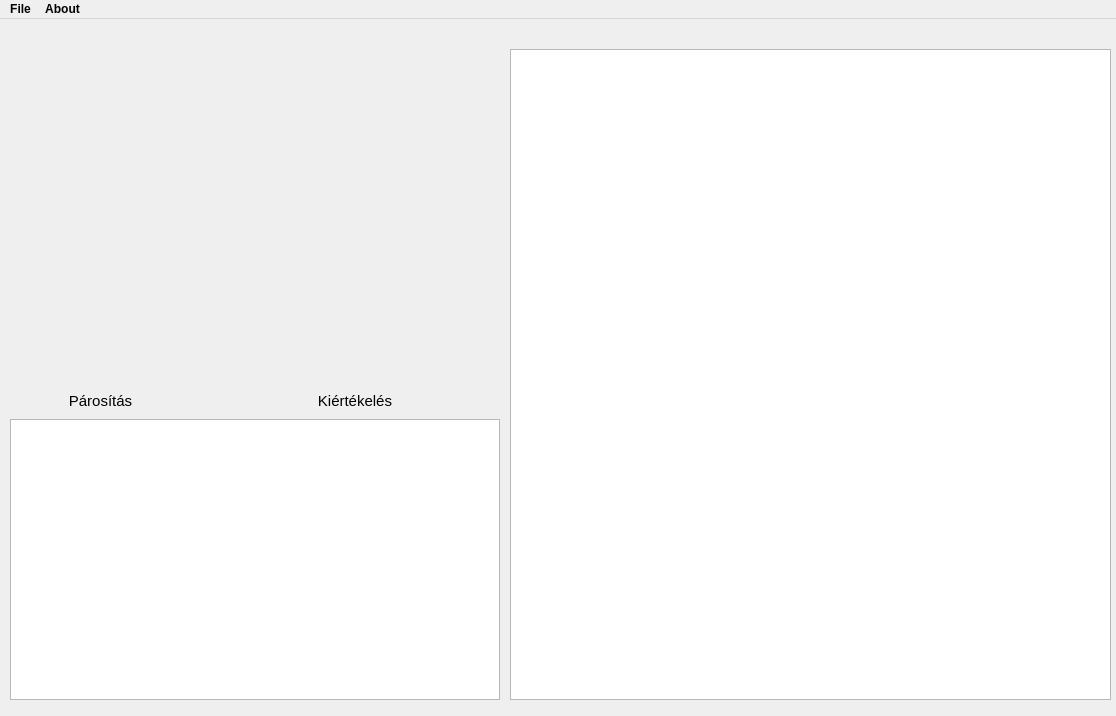
<?xml version="1.0" encoding="UTF-8"?>
<ui version="4.0">
 <class>MainWindow</class>
 <widget class="QMainWindow" name="MainWindow">
  <property name="geometry">
   <rect>
    <x>0</x>
    <y>0</y>
    <width>1116</width>
    <height>716</height>
   </rect>
  </property>
  <property name="maximumSize">
   <size>
    <width>1116</width>
    <height>716</height>
   </size>
  </property>
  <property name="windowTitle">
   <string>MirrorMatch</string>
  </property>
  <property name="autoFillBackground">
   <bool>false</bool>
  </property>
  <property name="styleSheet">
   <string notr="true">background-image: url(:/images/images/assets/bg.jpg);</string>
  </property>
  <widget class="QWidget" name="centralwidget">
   <widget class="QTextEdit" name="namelist">
    <property name="geometry">
     <rect>
      <x>10</x>
      <y>30</y>
      <width>181</width>
      <height>331</height>
     </rect>
    </property>
    <property name="palette">
     <palette>
      <active>
       <colorrole role="Text">
        <brush brushstyle="SolidPattern">
         <color alpha="255">
          <red>61</red>
          <green>170</green>
          <blue>74</blue>
         </color>
        </brush>
       </colorrole>
       <colorrole role="Base">
        <brush brushstyle="NoBrush">
         <color alpha="255">
          <red>0</red>
          <green>0</green>
          <blue>0</blue>
         </color>
        </brush>
       </colorrole>
      </active>
      <inactive>
       <colorrole role="Text">
        <brush brushstyle="SolidPattern">
         <color alpha="255">
          <red>61</red>
          <green>170</green>
          <blue>74</blue>
         </color>
        </brush>
       </colorrole>
       <colorrole role="Base">
        <brush brushstyle="NoBrush">
         <color alpha="255">
          <red>0</red>
          <green>0</green>
          <blue>0</blue>
         </color>
        </brush>
       </colorrole>
      </inactive>
      <disabled>
       <colorrole role="Text">
        <brush brushstyle="SolidPattern">
         <color alpha="255">
          <red>120</red>
          <green>120</green>
          <blue>120</blue>
         </color>
        </brush>
       </colorrole>
       <colorrole role="Base">
        <brush brushstyle="NoBrush">
         <color alpha="255">
          <red>0</red>
          <green>0</green>
          <blue>0</blue>
         </color>
        </brush>
       </colorrole>
      </disabled>
     </palette>
    </property>
    <property name="styleSheet">
     <string notr="true">background-image: url(:/images/images/assets/text_box.png);
font: 12pt &quot;MS Shell Dlg 2&quot;;</string>
    </property>
    <property name="frameShape">
     <enum>QFrame::NoFrame</enum>
    </property>
   </widget>
   <widget class="QPushButton" name="sorsolas_button">
    <property name="geometry">
     <rect>
      <x>10</x>
      <y>370</y>
      <width>181</width>
      <height>23</height>
     </rect>
    </property>
    <property name="palette">
     <palette>
      <active/>
      <inactive/>
      <disabled/>
     </palette>
    </property>
    <property name="font">
     <font>
      <pointsize>11</pointsize>
     </font>
    </property>
    <property name="styleSheet">
     <string notr="true"/>
    </property>
    <property name="text">
     <string>Párosítás</string>
    </property>
    <property name="flat">
     <bool>true</bool>
    </property>
   </widget>
   <widget class="QTextBrowser" name="namelist_pairs">
    <property name="geometry">
     <rect>
      <x>210</x>
      <y>30</y>
      <width>290</width>
      <height>331</height>
     </rect>
    </property>
    <property name="palette">
     <palette>
      <active>
       <colorrole role="Text">
        <brush brushstyle="SolidPattern">
         <color alpha="255">
          <red>61</red>
          <green>170</green>
          <blue>74</blue>
         </color>
        </brush>
       </colorrole>
       <colorrole role="Base">
        <brush brushstyle="NoBrush">
         <color alpha="255">
          <red>0</red>
          <green>0</green>
          <blue>0</blue>
         </color>
        </brush>
       </colorrole>
      </active>
      <inactive>
       <colorrole role="Text">
        <brush brushstyle="SolidPattern">
         <color alpha="255">
          <red>61</red>
          <green>170</green>
          <blue>74</blue>
         </color>
        </brush>
       </colorrole>
       <colorrole role="Base">
        <brush brushstyle="NoBrush">
         <color alpha="255">
          <red>0</red>
          <green>0</green>
          <blue>0</blue>
         </color>
        </brush>
       </colorrole>
      </inactive>
      <disabled>
       <colorrole role="Text">
        <brush brushstyle="SolidPattern">
         <color alpha="255">
          <red>120</red>
          <green>120</green>
          <blue>120</blue>
         </color>
        </brush>
       </colorrole>
       <colorrole role="Base">
        <brush brushstyle="NoBrush">
         <color alpha="255">
          <red>0</red>
          <green>0</green>
          <blue>0</blue>
         </color>
        </brush>
       </colorrole>
      </disabled>
     </palette>
    </property>
    <property name="font">
     <font>
      <pointsize>12</pointsize>
     </font>
    </property>
    <property name="styleSheet">
     <string notr="true">background-image: url(:/images/images/assets/text_box.png);</string>
    </property>
    <property name="frameShape">
     <enum>QFrame::NoFrame</enum>
    </property>
   </widget>
   <widget class="QTableWidget" name="tablazat">
    <property name="geometry">
     <rect>
      <x>510</x>
      <y>30</y>
      <width>601</width>
      <height>651</height>
     </rect>
    </property>
    <property name="styleSheet">
     <string notr="true">background-image: url(:/images/images/assets/text_box.png);</string>
    </property>
   </widget>
   <widget class="QPushButton" name="kiertekeles_button">
    <property name="geometry">
     <rect>
      <x>210</x>
      <y>370</y>
      <width>290</width>
      <height>23</height>
     </rect>
    </property>
    <property name="palette">
     <palette>
      <active/>
      <inactive/>
      <disabled/>
     </palette>
    </property>
    <property name="font">
     <font>
      <pointsize>11</pointsize>
     </font>
    </property>
    <property name="styleSheet">
     <string notr="true"/>
    </property>
    <property name="text">
     <string>Kiértékelés</string>
    </property>
    <property name="flat">
     <bool>true</bool>
    </property>
   </widget>
   <widget class="QTableWidget" name="tablazat_2">
    <property name="geometry">
     <rect>
      <x>10</x>
      <y>400</y>
      <width>490</width>
      <height>281</height>
     </rect>
    </property>
    <property name="styleSheet">
     <string notr="true">background-image: url(:/images/images/assets/text_box.png);</string>
    </property>
   </widget>
  </widget>
  <widget class="QMenuBar" name="menubar">
   <property name="enabled">
    <bool>true</bool>
   </property>
   <property name="geometry">
    <rect>
     <x>0</x>
     <y>0</y>
     <width>1116</width>
     <height>21</height>
    </rect>
   </property>
   <property name="font">
    <font>
     <weight>75</weight>
     <bold>true</bold>
     <kerning>true</kerning>
    </font>
   </property>
   <property name="autoFillBackground">
    <bool>false</bool>
   </property>
   <property name="styleSheet">
    <string notr="true"/>
   </property>
   <property name="defaultUp">
    <bool>false</bool>
   </property>
   <property name="nativeMenuBar">
    <bool>true</bool>
   </property>
   <widget class="QMenu" name="menuFile">
    <property name="styleSheet">
     <string notr="true"/>
    </property>
    <property name="title">
     <string>File</string>
    </property>
    <addaction name="separator"/>
    <addaction name="pontszamok_mentese"/>
    <addaction name="separator"/>
    <addaction name="kilepes"/>
    <addaction name="separator"/>
   </widget>
   <widget class="QMenu" name="menuAbout">
    <property name="palette">
     <palette>
      <active>
       <colorrole role="WindowText">
        <brush brushstyle="SolidPattern">
         <color alpha="255">
          <red>85</red>
          <green>255</green>
          <blue>127</blue>
         </color>
        </brush>
       </colorrole>
       <colorrole role="Button">
        <brush brushstyle="SolidPattern">
         <color alpha="255">
          <red>120</red>
          <green>170</green>
          <blue>97</blue>
         </color>
        </brush>
       </colorrole>
       <colorrole role="Text">
        <brush brushstyle="SolidPattern">
         <color alpha="255">
          <red>85</red>
          <green>255</green>
          <blue>127</blue>
         </color>
        </brush>
       </colorrole>
       <colorrole role="ButtonText">
        <brush brushstyle="SolidPattern">
         <color alpha="255">
          <red>85</red>
          <green>255</green>
          <blue>127</blue>
         </color>
        </brush>
       </colorrole>
       <colorrole role="Base">
        <brush brushstyle="SolidPattern">
         <color alpha="255">
          <red>120</red>
          <green>170</green>
          <blue>97</blue>
         </color>
        </brush>
       </colorrole>
       <colorrole role="Window">
        <brush brushstyle="SolidPattern">
         <color alpha="255">
          <red>120</red>
          <green>170</green>
          <blue>97</blue>
         </color>
        </brush>
       </colorrole>
       <colorrole role="Highlight">
        <brush brushstyle="SolidPattern">
         <color alpha="255">
          <red>73</red>
          <green>150</green>
          <blue>112</blue>
         </color>
        </brush>
       </colorrole>
       <colorrole role="HighlightedText">
        <brush brushstyle="SolidPattern">
         <color alpha="255">
          <red>0</red>
          <green>0</green>
          <blue>0</blue>
         </color>
        </brush>
       </colorrole>
       <colorrole role="AlternateBase">
        <brush brushstyle="SolidPattern">
         <color alpha="255">
          <red>85</red>
          <green>170</green>
          <blue>127</blue>
         </color>
        </brush>
       </colorrole>
      </active>
      <inactive>
       <colorrole role="WindowText">
        <brush brushstyle="SolidPattern">
         <color alpha="255">
          <red>85</red>
          <green>255</green>
          <blue>127</blue>
         </color>
        </brush>
       </colorrole>
       <colorrole role="Button">
        <brush brushstyle="SolidPattern">
         <color alpha="255">
          <red>120</red>
          <green>170</green>
          <blue>97</blue>
         </color>
        </brush>
       </colorrole>
       <colorrole role="Text">
        <brush brushstyle="SolidPattern">
         <color alpha="255">
          <red>85</red>
          <green>255</green>
          <blue>127</blue>
         </color>
        </brush>
       </colorrole>
       <colorrole role="ButtonText">
        <brush brushstyle="SolidPattern">
         <color alpha="255">
          <red>85</red>
          <green>255</green>
          <blue>127</blue>
         </color>
        </brush>
       </colorrole>
       <colorrole role="Base">
        <brush brushstyle="SolidPattern">
         <color alpha="255">
          <red>120</red>
          <green>170</green>
          <blue>97</blue>
         </color>
        </brush>
       </colorrole>
       <colorrole role="Window">
        <brush brushstyle="SolidPattern">
         <color alpha="255">
          <red>120</red>
          <green>170</green>
          <blue>97</blue>
         </color>
        </brush>
       </colorrole>
       <colorrole role="Highlight">
        <brush brushstyle="SolidPattern">
         <color alpha="255">
          <red>73</red>
          <green>150</green>
          <blue>112</blue>
         </color>
        </brush>
       </colorrole>
       <colorrole role="HighlightedText">
        <brush brushstyle="SolidPattern">
         <color alpha="255">
          <red>0</red>
          <green>0</green>
          <blue>0</blue>
         </color>
        </brush>
       </colorrole>
       <colorrole role="AlternateBase">
        <brush brushstyle="SolidPattern">
         <color alpha="255">
          <red>85</red>
          <green>170</green>
          <blue>127</blue>
         </color>
        </brush>
       </colorrole>
      </inactive>
      <disabled>
       <colorrole role="WindowText">
        <brush brushstyle="SolidPattern">
         <color alpha="255">
          <red>85</red>
          <green>255</green>
          <blue>127</blue>
         </color>
        </brush>
       </colorrole>
       <colorrole role="Button">
        <brush brushstyle="SolidPattern">
         <color alpha="255">
          <red>120</red>
          <green>170</green>
          <blue>97</blue>
         </color>
        </brush>
       </colorrole>
       <colorrole role="Text">
        <brush brushstyle="SolidPattern">
         <color alpha="255">
          <red>85</red>
          <green>255</green>
          <blue>127</blue>
         </color>
        </brush>
       </colorrole>
       <colorrole role="ButtonText">
        <brush brushstyle="SolidPattern">
         <color alpha="255">
          <red>85</red>
          <green>255</green>
          <blue>127</blue>
         </color>
        </brush>
       </colorrole>
       <colorrole role="Base">
        <brush brushstyle="SolidPattern">
         <color alpha="255">
          <red>120</red>
          <green>170</green>
          <blue>97</blue>
         </color>
        </brush>
       </colorrole>
       <colorrole role="Window">
        <brush brushstyle="SolidPattern">
         <color alpha="255">
          <red>120</red>
          <green>170</green>
          <blue>97</blue>
         </color>
        </brush>
       </colorrole>
       <colorrole role="Highlight">
        <brush brushstyle="SolidPattern">
         <color alpha="255">
          <red>73</red>
          <green>150</green>
          <blue>112</blue>
         </color>
        </brush>
       </colorrole>
       <colorrole role="HighlightedText">
        <brush brushstyle="SolidPattern">
         <color alpha="255">
          <red>0</red>
          <green>0</green>
          <blue>0</blue>
         </color>
        </brush>
       </colorrole>
       <colorrole role="AlternateBase">
        <brush brushstyle="SolidPattern">
         <color alpha="255">
          <red>85</red>
          <green>170</green>
          <blue>127</blue>
         </color>
        </brush>
       </colorrole>
      </disabled>
     </palette>
    </property>
    <property name="title">
     <string>About</string>
    </property>
    <addaction name="separator"/>
    <addaction name="otkutyalink"/>
    <addaction name="separator"/>
    <addaction name="actionTool"/>
    <addaction name="separator"/>
    <addaction name="actionProbl_ma_bejelent_s"/>
   </widget>
   <addaction name="menuFile"/>
   <addaction name="menuAbout"/>
  </widget>
  <action name="pontszamok_mentese">
   <property name="text">
    <string>Pontszámok mentése</string>
   </property>
  </action>
  <action name="kilepes">
   <property name="text">
    <string>Kilépés</string>
   </property>
  </action>
  <action name="otkutyalink">
   <property name="text">
    <string>Öt Kutya Fogadó</string>
   </property>
  </action>
  <action name="actionTool">
   <property name="text">
    <string>Tool</string>
   </property>
  </action>
  <action name="actionProbl_ma_bejelent_s">
   <property name="text">
    <string>Probléma bejelentés</string>
   </property>
  </action>
 </widget>
 <resources>
  <include location="resources.qrc"/>
 </resources>
 <connections/>
</ui>
